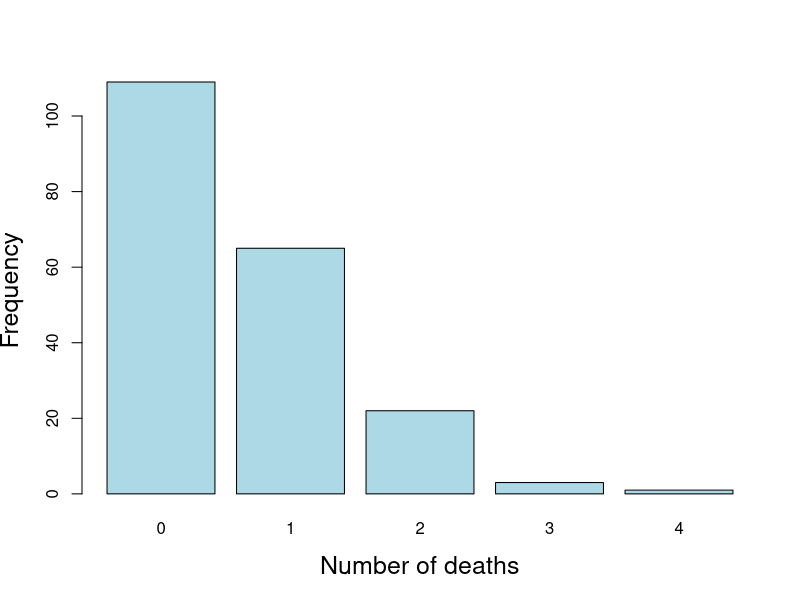

This figure's R source:
setwd("//media//kswada//MyFiles//R//horse_kicks")

packages <- c("dplyr", "vcd", "MASS")
purrr::walk(packages, library, character.only = TRUE, warn.conflicts = FALSE)



# ------------------------------------------------------------------------------
# data:  Death by horse kick
#  - Data from Ladislaus von Bortkiewicz (1898) on deaths of soldiers in the Prussian army from kicks by horses and mules.
#    He, an economist and statistician, tabulated the number of soldiers in each of 14 army corps in the 20 years from 1875 - 1894
#    who died after being kicked by a horse.
# ------------------------------------------------------------------------------
data("HorseKicks", package = "vcd")

data <- HorseKicks

data
sum(data)



# ------------------------------------------------------------------------------
# Data exploration:  barplot
k = names(data)

par(mfrow=c(1,1))
b <- barplot(data, names.arg = k, xlab = "Number of deaths", ylab = "Frequency", col = "lightblue", cex.lab = 1.5)
